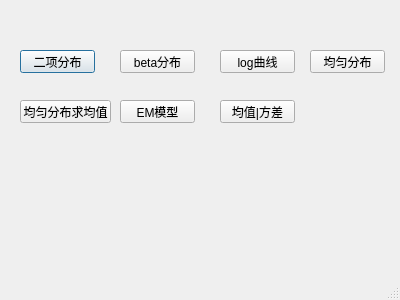
<?xml version="1.0" encoding="UTF-8"?>
<ui version="4.0">
 <class>Dialog</class>
 <widget class="QDialog" name="Dialog">
  <property name="geometry">
   <rect>
    <x>0</x>
    <y>0</y>
    <width>400</width>
    <height>300</height>
   </rect>
  </property>
  <property name="windowTitle">
   <string>Dialog</string>
  </property>
  <property name="sizeGripEnabled">
   <bool>true</bool>
  </property>
  <widget class="QPushButton" name="pushButtonBia">
   <property name="geometry">
    <rect>
     <x>20</x>
     <y>50</y>
     <width>75</width>
     <height>23</height>
    </rect>
   </property>
   <property name="text">
    <string>二项分布</string>
   </property>
  </widget>
  <widget class="QPushButton" name="pushButtonBeta">
   <property name="geometry">
    <rect>
     <x>120</x>
     <y>50</y>
     <width>75</width>
     <height>23</height>
    </rect>
   </property>
   <property name="text">
    <string>beta分布</string>
   </property>
  </widget>
  <widget class="QPushButton" name="pushButtonLogCurve">
   <property name="geometry">
    <rect>
     <x>220</x>
     <y>50</y>
     <width>75</width>
     <height>23</height>
    </rect>
   </property>
   <property name="text">
    <string>log曲线</string>
   </property>
  </widget>
  <widget class="QPushButton" name="pushButtonAvg">
   <property name="geometry">
    <rect>
     <x>310</x>
     <y>50</y>
     <width>75</width>
     <height>23</height>
    </rect>
   </property>
   <property name="text">
    <string>均匀分布</string>
   </property>
  </widget>
  <widget class="QPushButton" name="pushButtonGauss">
   <property name="geometry">
    <rect>
     <x>20</x>
     <y>100</y>
     <width>91</width>
     <height>23</height>
    </rect>
   </property>
   <property name="text">
    <string>均匀分布求均值</string>
   </property>
  </widget>
  <widget class="QPushButton" name="pushButtonEM">
   <property name="geometry">
    <rect>
     <x>120</x>
     <y>100</y>
     <width>75</width>
     <height>23</height>
    </rect>
   </property>
   <property name="text">
    <string>EM模型</string>
   </property>
  </widget>
  <widget class="QPushButton" name="pushButtonVar">
   <property name="geometry">
    <rect>
     <x>220</x>
     <y>100</y>
     <width>75</width>
     <height>23</height>
    </rect>
   </property>
   <property name="text">
    <string>均值|方差</string>
   </property>
  </widget>
 </widget>
 <resources/>
 <connections/>
</ui>
